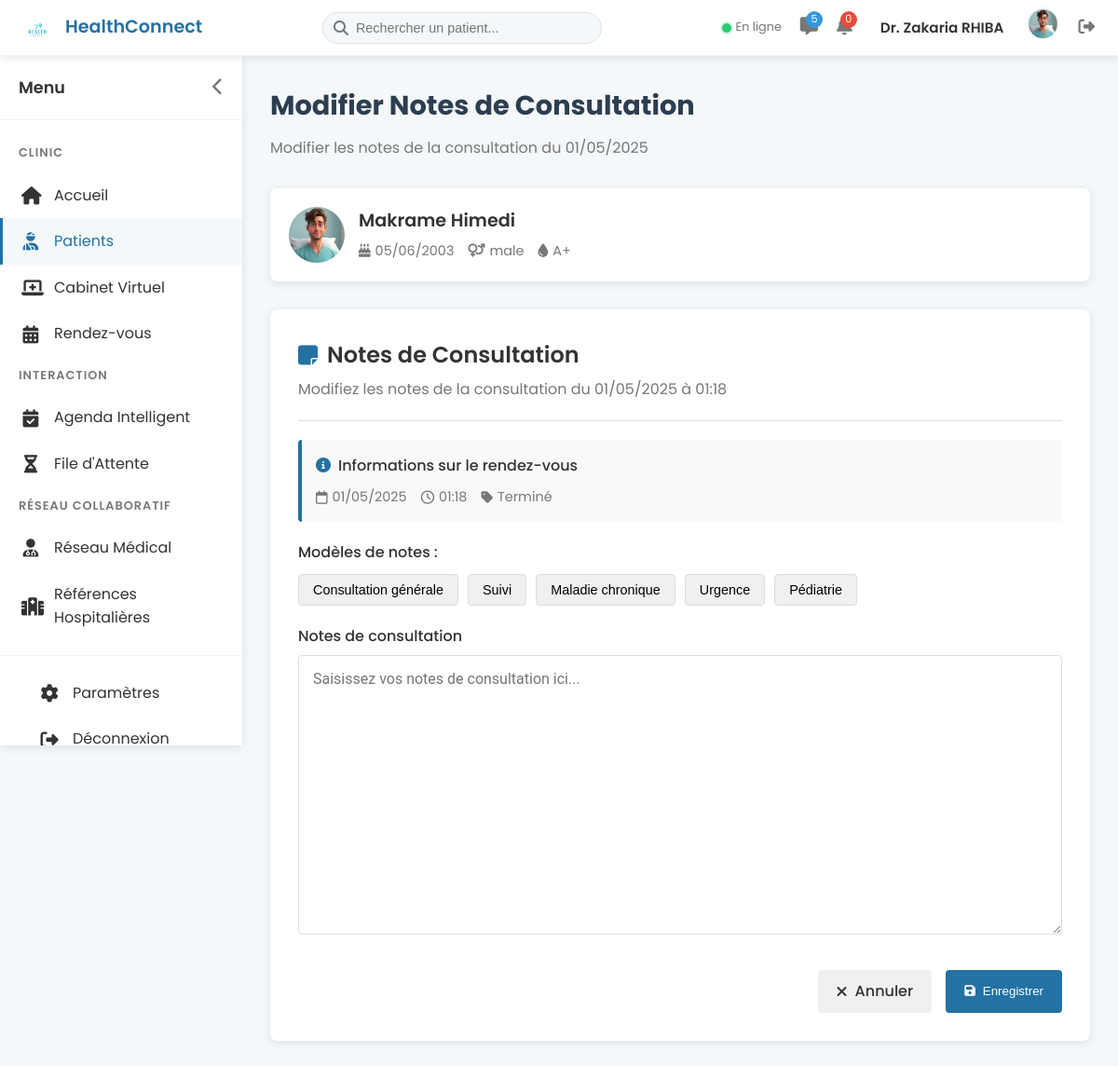
The app's page /doctor/edit_notes/7 (signed in) with its own data.
### models.py (models this page shows, shortened)
class User(db.Model, UserMixin):
    id = db.Column(db.Integer, primary_key=True)
    email = db.Column(db.String(120), unique=True, nullable=False)
    password_hash = db.Column(db.String(128), nullable=False)
    first_name = db.Column(db.String(50), nullable=False)
    last_name = db.Column(db.String(50), nullable=False)
    role = db.Column(db.String(10), nullable=False)  # 'patient' or 'doctor'
    created_at = db.Column(db.DateTime, default=get_current_time_naive)
    patient = db.relationship('Patient', backref='user', uselist=False, cascade='all, delete-orphan')
    doctor = db.relationship('Doctor', backref='user', uselist=False, cascade='all, delete-orphan')

class Doctor(db.Model):
    id = db.Column(db.Integer, primary_key=True)
    user_id = db.Column(db.Integer, db.ForeignKey('user.id'), nullable=False)
    speciality = db.Column(db.String(100), nullable=True)
    secondary_speciality = db.Column(db.String(100), nullable=True)
    license_number = db.Column(db.String(50), nullable=True)
    years_experience = db.Column(db.Integer, nullable=True)
    education = db.Column(db.Text, nullable=True)
    bio = db.Column(db.Text, nullable=True)
    consultation_fee = db.Column(db.Float, nullable=True)
    phone = db.Column(db.String(20), nullable=True)
    address = db.Column(db.String(200), nullable=True)
    languages = db.Column(db.String(200), nullable=True)  # Comma-separated list of languages
    profile_picture = db.Column(db.String(200), nullable=True)  # Path to profile picture
    document_path = db.Column(db.String(200), nullable=True)  # Path to uploaded documents
    status = db.Column(db.String(20), default='pending')  # pending, approved, rejected
    rejection_reason = db.Column(db.Text, nullable=True)  # Reason for rejection if status is 'rejected'
    verified_at = db.Column(db.DateTime, nullable=True)  # When the doctor was verified
    practice_location = db.Column(db.String(200), nullable=True)
    previous_positions = db.Column(db.Text, nullable=True)
    linkedin = db.Column(db.String(200), nullable=True)
    website = db.Column(db.String(200), nullable=True)
    available_days = db.Column(db.String(100), nullable=True)  # Jours disponibles (format: "1,2,3,4,5")
    available_hours = db.Column(db.String(200), nullable=True)  # Heures disponibles (format: "9-12,14-17")
    video_consultation = db.Column(db.Boolean, default=True)
    email_notifications = db.Column(db.Boolean, default=True)
    sms_notifications = db.Column(db.Boolean, default=False)
    do_not_disturb = db.Column(db.Boolean, default=False)
    appointments = db.relationship('Appointment', backref='doctor', lazy='dynamic',
                                  foreign_keys='Appointment.doctor_id', cascade='all, delete-orphan')
    prescriptions = db.relationship('Prescription', backref='doctor', lazy='dynamic', cascade='all, delete-orphan')

class Appointment(db.Model):
    id = db.Column(db.Integer, primary_key=True)
    patient_id = db.Column(db.Integer, db.ForeignKey('patient.id'), nullable=False)
    doctor_id = db.Column(db.Integer, db.ForeignKey('doctor.id'), nullable=False)
    date_time = db.Column(db.DateTime, nullable=False)
    status = db.Column(db.String(20), default='pending')  # pending, accepted, rejected, completed
    notes = db.Column(db.Text, nullable=True)
    created_at = db.Column(db.DateTime, default=get_current_time_naive)
    video_link = db.Column(db.String(255), nullable=True)  # Lien de visioconférence
    video_room_id = db.Column(db.String(100), nullable=True)  # ID unique de la salle de visioconférence

class Patient(db.Model):
    id = db.Column(db.Integer, primary_key=True)
    user_id = db.Column(db.Integer, db.ForeignKey('user.id'), nullable=False)
    birth_date = db.Column(db.Date, nullable=True)
    gender = db.Column(db.String(10), nullable=True)  # male, female, other
    phone = db.Column(db.String(20), nullable=True)
    address = db.Column(db.String(200), nullable=True)
    id_number = db.Column(db.String(50), nullable=True)  # National ID or patient ID
    insurance = db.Column(db.String(100), nullable=True)
    blood_type = db.Column(db.String(5), nullable=True)  # A+, B-, etc.
    allergies = db.Column(db.Text, nullable=True)
    chronic_diseases = db.Column(db.Text, nullable=True)
    current_medications = db.Column(db.Text, nullable=True)
    emergency_contact_name = db.Column(db.String(100), nullable=True)
    emergency_contact_phone = db.Column(db.String(20), nullable=True)
    social_security_number = db.Column(db.String(50), nullable=True)
    profile_picture = db.Column(db.String(200), nullable=True)  # Path to profile picture
    appointments = db.relationship('Appointment', backref='patient', lazy='dynamic',
                                  foreign_keys='Appointment.patient_id', cascade='all, delete-orphan')
    prescriptions = db.relationship('Prescription', backref='patient', lazy='dynamic', cascade='all, delete-orphan')

### routes/doctor.py (the view)
@doctor_bp.route('/edit_notes/<int:appointment_id>', methods=['GET', 'POST'])
@login_required
def edit_notes(appointment_id):
    if current_user.role != 'doctor':
        flash('Access denied. You must be a doctor to view this page.', 'danger')
        return redirect(url_for('index'))
    appointment = Appointment.query.get_or_404(appointment_id)
    if appointment.doctor_id != current_user.doctor.id:
        flash('Access denied. This appointment does not belong to you.', 'danger')
        return redirect(url_for('doctor.dashboard'))
    patient = Patient.query.get_or_404(appointment.patient_id)
    if request.method == 'POST':
        notes = request.form.get('notes')
        appointment.notes = notes
        db.session.commit()
        flash('Notes de consultation mises à jour avec succès.', 'success')
        return redirect(url_for('doctor.patient_prescriptions', patient_id=patient.id))
    return render_template('doctor/edit_notes.html', patient=patient, appointment=appointment)

### templates/doctor/edit_notes.html (shortened to what this page needs)
{% extends 'dashboard_base.html' %}
{% block extra_css %}
<link rel="stylesheet" href="{{ url_for('static', filename='css/doctor/dashboard.css') }}">
{% endblock %}
{% block content %}
{% include 'doctor/partials/header.html' %}
<div class="dashboard-container">
    <div id="sidebar" class="sidebar">
        <div class="sidebar-header">
            <span class="sidebar-title">Menu</span>
            <button id="sidebar-toggle" class="sidebar-toggle">
                <i class="fas fa-chevron-left"></i>
            </button>
        </div>
        <div class="sidebar-menu">
            <div class="menu-category">CLINIC</div>
            <a href="{{ url_for('doctor.dashboard') }}" class="menu-item">
                <i class="fas fa-home"></i>
                <span class="menu-text">Accueil</span>
            </a>
            <a href="{{ url_for('doctor.patients') }}" class="menu-item active">
                <i class="fas fa-user-injured"></i>
                <span class="menu-text">Patients</span>
            </a>
            <a href="{{ url_for('doctor.virtual_office') }}" class="menu-item">
                <i class="fas fa-laptop-medical"></i>
                <span class="menu-text">Cabinet Virtuel</span>
            </a>
            <a href="{{ url_for('doctor.appointments') }}" class="menu-item">
                <i class="fas fa-calendar-alt"></i>
                <span class="menu-text">Rendez-vous</span>
            </a>
            <div class="menu-category">INTERACTION</div>
            <a href="{{ url_for('doctor.smart_agenda') }}" class="menu-item">
                <i class="fas fa-calendar-check"></i>
                <span class="menu-text">Agenda Intelligent</span>
            </a>
            <a href="{{ url_for('doctor.waiting_room') }}" class="menu-item">
                <i class="fas fa-hourglass-half"></i>
                <span class="menu-text">File d'Attente</span>
            </a>
            <div class="menu-category">RÉSEAU COLLABORATIF</div>
            <a href="{{ url_for('doctor.medical_network') }}" class="menu-item">
                <i class="fas fa-user-md"></i>
                <span class="menu-text">Réseau Médical</span>
            </a>
            <a href="{{ url_for('doctor.hospital_references') }}" class="menu-item">
                <i class="fas fa-hospital"></i>
                <span class="menu-text">Références Hospitalières</span>
            </a>
        </div>
        <div class="sidebar-footer">
            <a href="{{ url_for('doctor.settings') }}" class="menu-item">
                <i class="fas fa-cog"></i>
                <span class="menu-text">Paramètres</span>
            </a>
            <a href="{{ url_for('auth.logout') }}" class="menu-item">
                <i class="fas fa-sign-out-alt"></i>
                <span class="menu-text">Déconnexion</span>
            </a>
        </div>
    </div>
    <div id="main-content" class="main-content">
        <div class="page-header">
            <h1 class="page-title">Modifier Notes de Consultation</h1>
            <p class="page-subtitle">Modifier les notes de la consultation du {{ appointment.date_time.strftime('%d/%m/%Y') }}</p>
        </div>
        <div class="dashboard-content fade-in">
            <div class="patient-info">
                <div class="patient-avatar">
                    {% if patient.profile_picture %}
                    <img src="{{ url_for('static', filename=patient.profile_picture.replace('\\', '/')) }}" alt="Patient">
                    {% else %}
                    <img src="{{ url_for('static', filename='images/default-avatar.png') }}" alt="Patient">
                    {% endif %}
                </div>
                <div class="patient-details">
                    <div class="patient-name">{{ patient.user.first_name }} {{ patient.user.last_name }}</div>
                    <div class="patient-meta">
                        <div class="patient-meta-item">
                            <i class="fas fa-birthday-cake"></i>
                            <span>{{ patient.birth_date.strftime('%d/%m/%Y') if patient.birth_date else 'Non renseigné' }}</span>
                        </div>
                        <div class="patient-meta-item">
                            <i class="fas fa-venus-mars"></i>
                            <span>{{ patient.gender or 'Non renseigné' }}</span>
                        </div>
                        <div class="patient-meta-item">
                            <i class="fas fa-tint"></i>
                            <span>{{ patient.blood_type or 'Non renseigné' }}</span>
                        </div>
                    </div>
                </div>
            </div>
            <div class="notes-form-container fade-in">
                <div class="form-header">
                    <div>
                        <div class="form-title">
                            <i class="fas fa-sticky-note"></i>
                            Notes de Consultation
                        </div>
                        <div class="form-subtitle">
                            Modifiez les notes de la consultation du {{ appointment.date_time.strftime('%d/%m/%Y à %H:%M') }}
                        </div>
                    </div>
                </div>
                <div class="appointment-info">
                    <div class="appointment-info-title">
                        <i class="fas fa-info-circle"></i>
                        Informations sur le rendez-vous
                    </div>
                    <div class="appointment-details">
                        <div class="appointment-detail">
                            <i class="far fa-calendar"></i>
                            <span>{{ appointment.date_time.strftime('%d/%m/%Y') }}</span>
                        </div>
                        <div class="appointment-detail">
                            <i class="far fa-clock"></i>
                            <span>{{ appointment.date_time.strftime('%H:%M') }}</span>
                        </div>
                        <div class="appointment-detail">
                            <i class="fas fa-tag"></i>
                            <span>
                                {% if appointment.status == 'pending' %}
                                    En attente
                                {% elif appointment.status == 'accepted' %}
                                    Confirmé
                                {% elif appointment.status == 'completed' %}
                                    Terminé
                                {% elif appointment.status == 'cancelled' %}
                                    Annulé
                                {% endif %}
                            </span>
                        </div>
                    </div>
                </div>
                <div class="notes-templates">
                    <div class="template-title">Modèles de notes :</div>
                    <div class="template-buttons">
                        <button type="button" class="template-btn" data-template="general">Consultation générale</button>
                        <button type="button" class="template-btn" data-template="followup">Suivi</button>
                        <button type="button" class="template-btn" data-template="chronic">Maladie chronique</button>
                        <button type="button" class="template-btn" data-template="emergency">Urgence</button>
                        <button type="button" class="template-btn" data-template="pediatric">Pédiatrie</button>
                    </div>
                </div>
                <form method="POST" class="notes-form">
                    <div class="form-group">
                        <label for="notes" class="form-label">Notes de consultation</label>
                        <textarea name="notes" id="notes" class="form-control" placeholder="Saisissez vos notes de consultation ici...">{{ appointment.notes or '' }}</textarea>
                    </div>
                    <div class="form-actions">
                        <a href="{{ url_for('doctor.patient_prescriptions', patient_id=patient.id) }}" class="btn btn-secondary">
                            <i class="fas fa-times"></i> Annuler
                        </a>
                        <button type="submit" class="btn btn-primary">
                            <i class="fas fa-save"></i> Enregistrer
                        </button>
                    </div>
                </form>
            </div>
        </div>
    </div>
</div>
{% endblock %}

### templates/doctor/partials/header.html (shortened to what this page needs)
<div class="topbar">
    <div class="topbar-logo">
        <a href="{{ url_for('doctor.dashboard') }}" class="logo-link">
            <img src="{{ url_for('static', filename='images/logo.png') }}" alt="HealthConnect Logo">
            <span>HealthConnect</span>
        </a>
    </div>
    <div class="topbar-search">
        <i class="fas fa-search"></i>
        <input type="text" placeholder="Rechercher un patient...">
    </div>
    <div class="topbar-actions">
        <div class="doctor-status">
            <span class="status-indicator status-online"></span>
            <span class="status-text">En ligne</span>
        </div>
        <div class="topbar-messages">
            <span class="messages-badge">5</span>
        </div>
        <div class="topbar-notification" id="notification-toggle">
            <span class="notification-badge">0</span>
        </div>
        <div class="doctor-profile-simple">
            <a href="{{ url_for('doctor.profile') }}" class="profile-link">
                <span class="doctor-name">Dr. {{ current_user.first_name }} {{ current_user.last_name }}</span>
            </a>
            <a href="{{ url_for('doctor.profile') }}" class="avatar-link">
                {% if current_user.doctor.profile_picture %}
                    <img src="{{ url_for('static', filename=current_user.doctor.profile_picture.replace('\\', '/')) }}" alt="Avatar" class="doctor-avatar-img">
                {% else %}
                    <img src="{{ url_for('static', filename='images/default-avatar.png') }}" alt="Avatar" class="doctor-avatar-img">
                {% endif %}
            </a>
            <a href="{{ url_for('auth.logout') }}" class="logout-link">
                <i class="fas fa-sign-out-alt"></i>
            </a>
        </div>
    </div>
</div>

### records on screen
User: first_name "Zakaria", last_name "RHIBA"
Doctor: profile_picture (picture)
Appointment: date_time "01/05/2025", date_time "01/05/2025 à 01:18", date_time "01:18"
Patient: profile_picture (picture), birth_date "05/06/2003", gender "male", blood_type "A+"
User: user.first_name "Makrame", user.last_name "Himedi"
